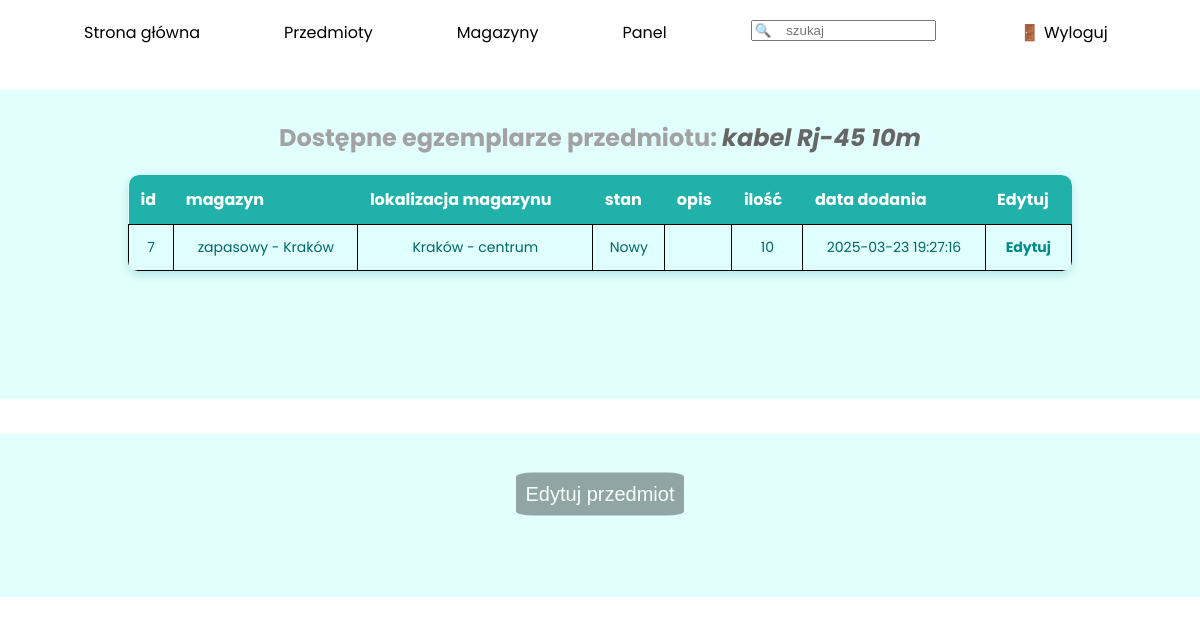
The app's page /sites/item_details.php?nazwa=kabel Rj-45 10m (signed in) with its own data.
### tables this page shows
CREATE TABLE `egzemplarze` (
  `id` int(11) NOT NULL,
  `id_przedmiotu` int(11) NOT NULL,
  `id_magazynu` int(11) NOT NULL,
  `stan` varchar(20) NOT NULL DEFAULT 'Nowy',
  `opis` text NOT NULL,
  `ilosc` int(11) NOT NULL DEFAULT 1,
  `data_dodania` timestamp NOT NULL DEFAULT current_timestamp()
);

CREATE TABLE `magazyny` (
  `id` int(11) NOT NULL,
  `nazwa` varchar(50) DEFAULT NULL,
  `zdjecie` varchar(60) DEFAULT NULL,
  `lokalizacja` varchar(50) DEFAULT NULL
);

### functions.php (called while the page is built, shortened)
<?php
    function checkPowerDifferentThan($x){
        if($_SESSION['power'] != '0'){
            return true;
        }
        return false;
    }
?>

### sites/item_details.php (the view, shortened to what this page needs)
<!DOCTYPE html>
<html lang="en">
<head>
    <link rel="stylesheet" href="../styles/style.css">
</head>
<body>
    <?php
        include '../functions.php';
    ?>
    <menu id="nav">
        <ul>
            <a href="../index.php">
                <li>Strona główna</li>
            </a>
            <a href="items.php">
                <li>Przedmioty</li>
            </a>
            <a href="warehouses.php">
                <li>Magazyny</li>
            </a>
            <a href="panel.php">
                <?php
                    echo "<li>Panel</li>";
                ?>
            </a>
            <li><input type="text" name="search" id="search" placeholder="🔍    szukaj"></li>
            <?php
                if(isset($_SESSION['login'])){
                    echo "<a href='logout.php' id='logout-btn'>";
                    echo "    <li>🚪 Wyloguj</li>";
                    echo "</a>";
                }
            ?>
        </ul>
    </menu>
    <main>
        <section class="availableItems">
            <?php
                $db = mysqli_connect('localhost', 'root', '', 'magazyn');
                if(isset($_GET['nazwa'])){
                    echo "<h1>Dostępne egzemplarze przedmiotu: <i style='color: #666;'>". $_GET['nazwa']." </i></h1>";
                    echo "<table class='normalTable'>";
                        $db = mysqli_connect('localhost', 'root', '', 'magazyn');
                        echo "<tr>";
                        echo "<th>id</th> <th>magazyn</th> <th>lokalizacja magazynu</th> <th>stan</th> <th>opis</th> <th>ilość</th> <th>data dodania</th> ";
                        if(checkPowerDifferentThan(0)){
                            echo "<th>Edytuj</th>";
                        }
                        echo "</tr>";
                        $s = "SELECT egzemplarze.id, magazyny.nazwa, magazyny.lokalizacja, stan, egzemplarze.opis, ilosc, data_dodania FROM egzemplarze INNER JOIN przedmioty ON egzemplarze.id_przedmiotu = przedmioty.id INNER JOIN magazyny ON egzemplarze.id_magazynu = magazyny.id WHERE przedmioty.nazwa='". $_GET['nazwa']."'";
                        $q = mysqli_query($db, $s);
                        while($fRow = mysqli_fetch_row($q)){
                            echo "<tr>";
                            echo "<td>$fRow[0]</td> <td>$fRow[1]</td> <td>$fRow[2]</td> <td>$fRow[3]</td> <td>$fRow[4]</td> <td>$fRow[5]</td> <td>$fRow[6]</td> ";
                            if($_SESSION['power'] !=0){
                                echo "<td><a href='item_details.php?id=$fRow[0]'>Edytuj</a></td>";
                            }
                            echo "</tr>";
                        }
                        echo "</table>";
                }else if($_GET['id']){
                    $s = "SELECT przedmioty.nazwa, magazyny.nazwa, stan, egzemplarze.opis, ilosc, data_dodania FROM egzemplarze INNER JOIN przedmioty on egzemplarze.id_przedmiotu = przedmioty.id INNER JOIN magazyny ON egzemplarze.id_magazynu = magazyny.id WHERE egzemplarze.id = " . $_GET['id'] . "";
                    $q = mysqli_query($db, $s);
                    $fRow = mysqli_fetch_row($q);
                    echo "<h1>Edyjcja egzemplarzu przedmiotu: <i style='color: #666;'>$fRow[0]</i> o ID: <i style='color: #666;'>" .$_GET['id'] . "</i> </h1>";
                    echo "<form action='' method='post' enctype='multipart/form-data' id='editForm'>";
                    echo "<label for='warehouseName'>Magazyn</label>";
                    echo "<select name='warehouseName' id='warehouseName'>";
                    $sWarehouse = "SELECT id, nazwa FROM magazyny";
                    $qWarehouse = mysqli_query($db, $sWarehouse);
                    while($fWarehouse = mysqli_fetch_row($qWarehouse)){
                        if($fWarehouse[1] == $fRow[1])
                            echo "<option value='$fWarehouse[0]' selected>$fWarehouse[0]. $fWarehouse[1]</option>";
                        else
                            echo "<option value='$fWarehouse[0]' >$fWarehouse[0]. $fWarehouse[1]</option>";
                    }
                    echo '</select>';
                    echo "<label for='state'>Stan egzemplarz" . (($fRow[4] <= 1)? 'u':'y'). "</label>";
                    echo "<input type='text' name='state' id='state' value='$fRow[2]'>";
                    echo "<label for='description'>Opis egzemplarz" . (($fRow[4] <= 1)? 'u':'y'). "</label>";
                    echo "<input type='text' name='description' id='description' value='$fRow[3]'>";
                    echo "<label for='amount'>Ilość egzemplarz" . (($fRow[4] <= 1)? 'u':'y'). "</label>";
                    echo "<input type='number' name='amount' id='amount' value='$fRow[4]'>";
                    echo "<label for='date'>Data dodania<label><br>";
                    $date = substr($fRow[5], 0,10);
                    $dateTime = substr($fRow[5],11, 5);
                    echo "<input type='date' name='date' id='date' class='dateTime' value='$date'>";
                    echo "<input type='time' name='time' id='time' class='dateTime' value='$dateTime'>";
                    echo "<input type='submit' value='Edytuj'>";
                    echo "</form>";
                }
            ?>
        </section>
        <?php
            if(isset($_GET['nazwa'])){
                if(checkPowerDifferentThan(0)){
                    echo "<section id='itemInfo'>";
                    echo "<button id='editButton' onclick='toggleForm()'>Edytuj przedmiot</button>";
                    echo "<br>";
                    echo "</section>";
                }
            }
            ?>
    </main>
</body>

### styles/style.css (style rules this page uses)
body { margin: 0; padding: 0; font-family: "Poppins", Arial, sans-serif; scroll-behavior: smooth; }
#nav { width: 100%; height: 50px; margin: 20px 0; padding: 0; }
#nav > ul { margin: 0; padding: 0; justify-content: space-evenly; list-style: none; }
#nav > ul > a > li, #nav > ul > li > input { margin: 0; margin-left: 7%; float: left; color: black; transition: transform 0.5s; }
section { width: 100%; color: #a3a2a2; background-color: rgba(102, 255, 242, 0.2); text-align: center; padding: 10px; box-sizing: border-box; margin-bottom: 35px; }
#editButton { border-radius: 10%; margin: 50px 0; position: inherit; }
button { background-color: rgba(0, 0, 0, 0.5); color: white; border: none; padding: 10px; cursor: pointer; border-radius: 50%; font-size: 20px; opacity: 0.7; transition: opacity 0.3s; position: absolute; top: 50%; transform: translateY(-50%); z-index: 1; }
.normalTable tr td { border: 1px solid black; }
.normalTable { width: 80%; margin: auto; border-collapse: collapse; background-color: #e0ffff; box-shadow: 0 4px 8px rgba(0, 128, 128, 0.2); border-radius: 10px; overflow: hidden; margin-bottom: 10%; }
.normalTable th { background-color: #20b2aa; color: white; padding: 12px; text-align: left; font-size: 16px; }
.normalTable td { padding: 12px; border-bottom: 1px solid #b2d8d8; font-size: 14px; color: #006666; }
.normalTable a { color: #008b8b; text-decoration: none; font-weight: bold; }
.normalTable tr:first-child th:first-child { border-top-left-radius: 10px; }
.normalTable tr:first-child th:last-child { border-top-right-radius: 10px; }
.normalTable tr:last-child td:first-child { border-bottom-left-radius: 10px; }
.normalTable tr:last-child td:last-child { border-bottom-right-radius: 10px; }

### records on screen
egzemplarze: id "7", id_magazynu.nazwa "zapasowy - Kraków", id_magazynu.lokalizacja "Kraków - centrum", stan "Nowy", ilosc "10", data_dodania "2025-03-23 19:27:16"

### other values on screen
$_GET['nazwa'] "kabel Rj-45 10m"
